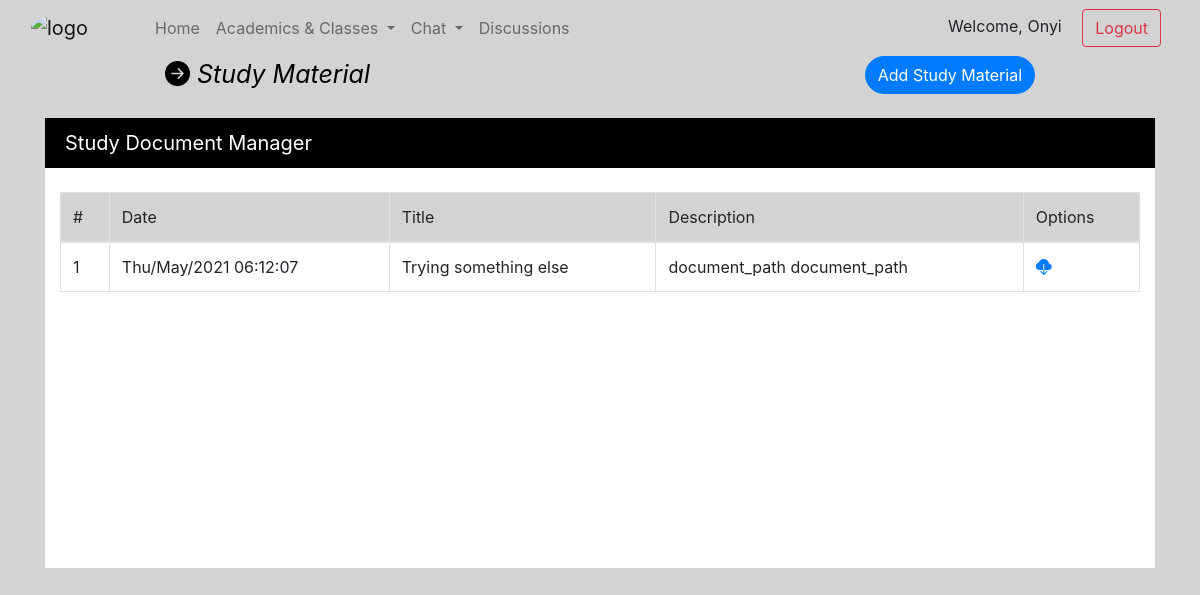
/study_manager.php (signed in), run on the app's committed database.
### tables this page shows
CREATE TABLE `study_material` (
  `id` int(11) NOT NULL,
  `owner_id` int(11) NOT NULL,
  `title` varchar(255) NOT NULL,
  `description` varchar(255) NOT NULL,
  `document_path` varchar(255) NOT NULL,
  `uploaded_at` datetime NOT NULL DEFAULT current_timestamp()
);

### study_manager.php (the view, shortened to what this page needs)
<!doctype html>
<html>
   <head>
      <link rel="stylesheet" href="assets/css/gou_css.css">
      <link rel="stylesheet" href="assets/css/bootstrap.min.css">
      <link rel="stylesheet" href="assets/font/css/fontawesome.min.css">
      <link href="assets/font/css/fontawesome.css" rel="stylesheet">
      <link href="assets/font/css/brands.css" rel="stylesheet">
      <link href="assets/font/css/solid.css" rel="stylesheet">
      <link rel="stylesheet" href="https://cdn.jsdelivr.net/npm/bootstrap-icons@1.5.0/font/bootstrap-icons.css">
   </head>
   <body class="div_color">
      <div class="container-fluid">
           <?php
                include('includes/header.php');
				include('includes/study-manager-include.php');
           ?>
         <i class="bi bi-arrow-right-circle-fill" style="font-size: 25px;
            color: black; margin-left: 150px;">  Study Material</i>
         <a type="button" class="btn float-right btn-primary"
			style="color: white; border-radius:50px; margin-right: 150px;"
			data-toggle="modal" data-target="#myModal">
			Add Study Material
		 </a>
         <div class="container mt-4">
            <div class="board" style="width: 100%; height: 450px; background-color: white;">
               <div class="board2 " style="width: 100%; height: 50px; color: white; background-color: black;
                  font-size: 20px; padding-left: 20px; padding-top: 10px;">
                  Study Document Manager
               </div>
               <div class="container mt-4 table-responsive">
                  <table class="table table-bordered">
                     <tr class="div_color">
                        <td >#</td>
                        <td>Date</td>
                        <td>Title</td>
                        <td>Description</td>
                        <td>Options</td>
                     </tr>
					 <tbody>
						<?php
						    $current_user = $_SESSION["s_user_id"];
							$sql = "SELECT * FROM study_material WHERE true";
							$result = mysqli_query($conn, $sql);
							$count = 1;
							while($row = mysqli_fetch_array($result)) {
								$uploaded_at = $row['uploaded_at'];
								$date = strtotime($uploaded_at);
								if($current_user == $row['owner_id']){
								    echo '<tr>
										<td >'.$count.'</td>
										<td>'.date("D/M/Y h:i:s", $date).'</td>
										<td>'.$row['title'].'</td>
										<td>'.$row['description'].'</td>
										<td>
											<a href="'.$row['document_path'].'" style="display: inline;">
											    <i title="Download" class="bi bi-cloud-download-fill" style="color: #007bff"></i>
											</a>
											<form name="formForDocWithId_'.$row['id'].'" method="POST" action="" class="form-check form-check-inline">
											    <input type="hidden" name="docs-id" value="'.$row['id'].'">
											    <input type="hidden" name="docs-path" value="'.$row['document_path'].'">
											    <i title="Delete" class="bi bi-trash-fill" style="color:red" onclick="confrimDocDelete(\'formForDocWithId_'.$row['id'].'\')"></i>
											</form>
										</td>
									</tr>';
								}else{
								    echo '<tr>
										<td >'.$count.'</td>
										<td>'.date("D/M/Y h:i:s", $date).'</td>
										<td>'.$row['title'].'</td>
										<td>'.$row['description'].'</td>
										<td>
											<a href="'.$row['document_path'].'">
											    <i title="Download" class="bi bi-cloud-download-fill" style="color: #007bff"></i>
											</a>
										</td>
									</tr>';
								}
								$count++;
							}
						?>
					 </tbody>
                  </table>
               </div>
            </div>
         </div>
      </div>
   </body>
</html>

### assets/css/gou_css.css (style rules this page uses)
.div_color { background-color: lightgray; }

### data on the page
study_material: uploaded_at "Thu/May/2021 06:12:07", title "Trying something else", description "document_path document_path"

### other printed values
$_SESSION["s_firstname"] "Onyi"
